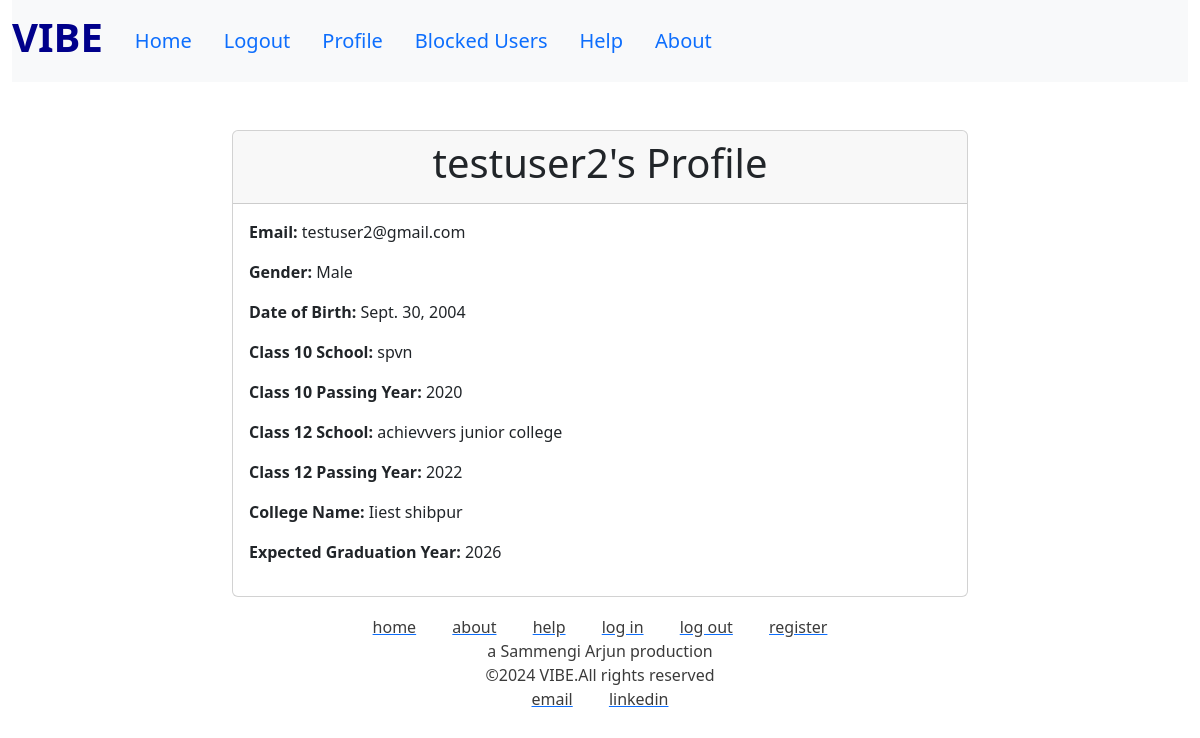
/profile/ (signed in), run on the app's committed database.
### vibeapp/models.py (models this page shows)
class CustomUser(AbstractUser):
    GENDER_CHOICES = [
        ('M', 'Male'),
        ('F', 'Female'),
        ('O', 'Other'),
    ]
    date_of_birth = models.DateField(null=True, blank=True)
    gender = models.CharField(max_length=1, choices=GENDER_CHOICES, null=True, blank=True)
    class_10_school = models.CharField(max_length=255, null=True, blank=True)
    class_10_passing_year = models.IntegerField(null=True, blank=True)
    class_12_school = models.CharField(max_length=255, null=True, blank=True)
    class_12_passing_year = models.IntegerField(null=True, blank=True)
    college_name = models.CharField(max_length=255, null=True, blank=True)
    expected_graduation_year = models.IntegerField(null=True, blank=True)
    groups = models.ManyToManyField(
        "auth.Group",
        verbose_name="groups",
        blank=True,
        related_name="custom_user_set",
        related_query_name="user",
    )
    user_permissions = models.ManyToManyField(
        "auth.Permission",
        verbose_name="user permissions",
        blank=True,
        related_name="custom_user_set",
        related_query_name="user",
    )

### vibeapp/views.py (the view)
# urls.py: path('profile/', views.view_profile, name='view_profile'),
@login_required
def view_profile(request):
    return render(request, 'view_profile.html', {'user': request.user})

### vibeapp/templates/view_profile.html (shortened to what this page needs)
{% extends 'home.html' %}
{% block body %}
<div class="container mt-5">
    <div class="row justify-content-center">
        <div class="col-md-8">
            <div class="card">
                <div class="card-header text-center">
                    <h1>{{ user.username }}'s Profile</h1>
                </div>
                <div class="card-body">
                    <p><strong>Email:</strong> {{ user.email }}</p>
                    <p><strong>Gender:</strong> {{ user.get_gender_display }}</p>
                    <p><strong>Date of Birth:</strong> {{ user.date_of_birth }}</p>
                    <p><strong>Class 10 School:</strong> {{ user.class_10_school }}</p>
                    <p><strong>Class 10 Passing Year:</strong> {{ user.class_10_passing_year }}</p>
                    <p><strong>Class 12 School:</strong> {{ user.class_12_school }}</p>
                    <p><strong>Class 12 Passing Year:</strong> {{ user.class_12_passing_year }}</p>
                    <p><strong>College Name:</strong> {{ user.college_name }}</p>
                    <p><strong>Expected Graduation Year:</strong> {{ user.expected_graduation_year }}</p>
                </div>
            </div>
        </div>
    </div>
</div>
{% endblock %}

### data on the page
CustomUser: username "testuser2", email "testuser2@gmail.com", gender "Male", date_of_birth "Sept. 30, 2004", class_10_school "spvn", class_10_passing_year "2020", class_12_school "achievvers junior college", class_12_passing_year "2022", college_name "Iiest shibpur", expected_graduation_year "2026"
